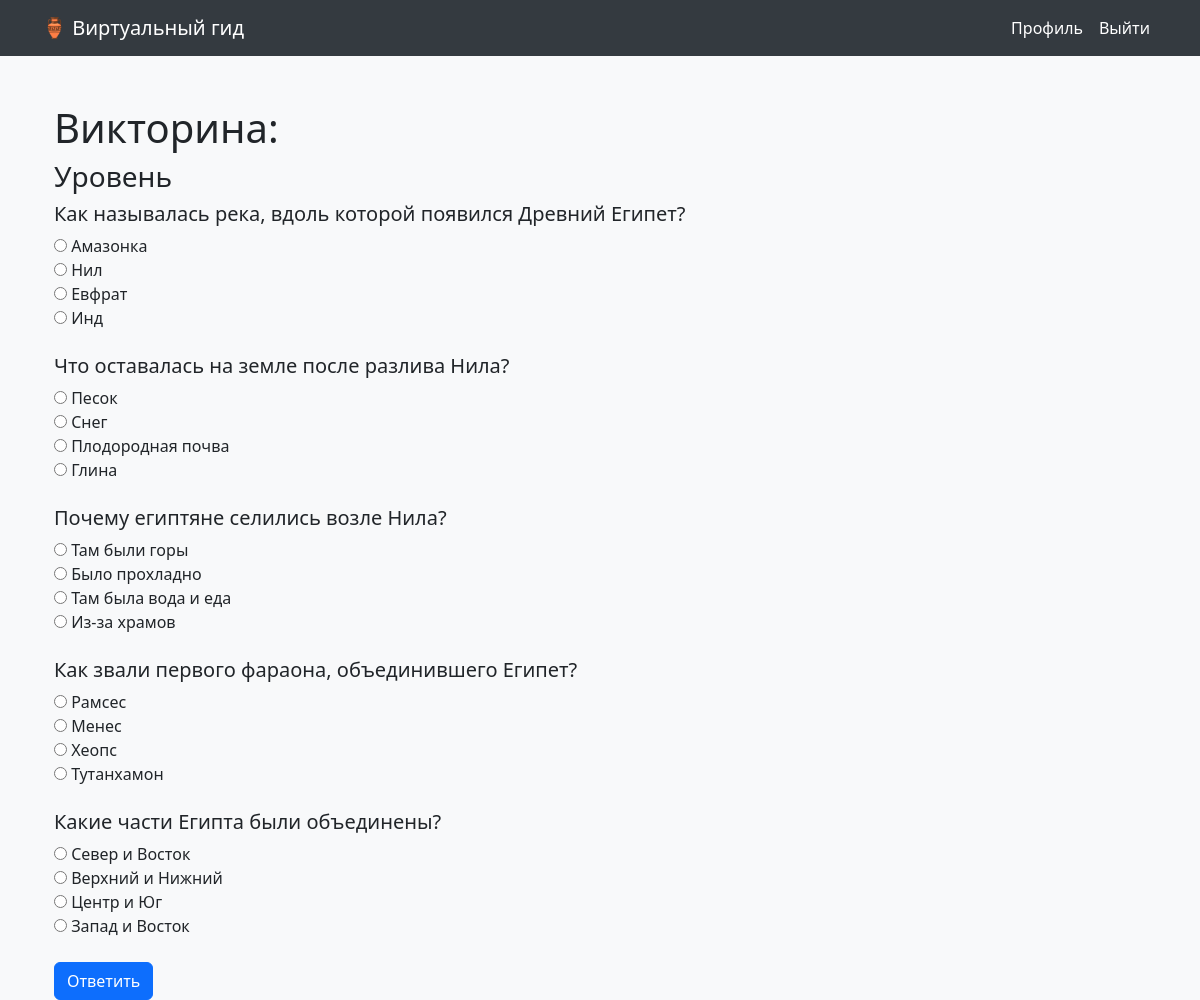
Page /era/1/quiz/ (signed in) on the committed database.
### guide/models.py (models this page shows, shortened)
class QuizQuestion(models.Model):
    lecture = models.ForeignKey(Lecture, on_delete=models.CASCADE, related_name='quiz_questions')
    question = models.CharField(max_length=255, default='')
    option1 = models.CharField(max_length=255, default='')
    option2 = models.CharField(max_length=255, default='')
    option3 = models.CharField(max_length=255, default='')
    option4 = models.CharField(max_length=255, default='')
    correct_answer = models.CharField(max_length=255, default='')

### guide/views.py (the view, shortened to what this page needs)
# urls.py: path('era/<int:pk>/quiz/', views.quiz, name='quiz'),
@login_required
def quiz(request, pk):
    lecture = get_object_or_404(Lecture, pk=pk)
    questions = list(lecture.quiz_questions.all())
    return render(request, 'guide/quiz.html', {
        'lecture': lecture,
        'questions': questions
    })

### guide/templates/guide/quiz.html (shortened to what this page needs)
{% extends 'guide/base.html' %}
{% block content %}
<div class="container mt-5">
    <h1>Викторина: {{ era.name }}</h1>
    <h3>Уровень {{ current_level }}</h3>
    <form method="post">
        {% for question in questions %}
        <div class="mb-4">
            <h5>{{ question.question }}</h5>
            <div>
                <input type="radio" id="option1_{{ forloop.counter }}" name="question_{{ forloop.counter }}" value="{{ question.option1 }}" required>
                <label for="option1_{{ forloop.counter }}">{{ question.option1 }}</label>
            </div>
            <div>
                <input type="radio" id="option2_{{ forloop.counter }}" name="question_{{ forloop.counter }}" value="{{ question.option2 }}">
                <label for="option2_{{ forloop.counter }}">{{ question.option2 }}</label>
            </div>
            <div>
                <input type="radio" id="option3_{{ forloop.counter }}" name="question_{{ forloop.counter }}" value="{{ question.option3 }}">
                <label for="option3_{{ forloop.counter }}">{{ question.option3 }}</label>
            </div>
            <div>
                <input type="radio" id="option4_{{ forloop.counter }}" name="question_{{ forloop.counter }}" value="{{ question.option4 }}">
                <label for="option4_{{ forloop.counter }}">{{ question.option4 }}</label>
            </div>
        </div>
        {% endfor %}
        <button type="submit" class="btn btn-primary">Ответить</button>
    </form>
</div>
{% endblock %}

### guide/templates/guide/base.html (style rules this page uses)
body { background-color: #f8f9fa; }

### rows in the picture
QuizQuestion: question "Как называлась река, вдоль которой появился Древний Египет?", option1 "Амазонка", option2 "Нил", option3 "Евфрат", option4 "Инд"
QuizQuestion: question "Что оставалась на земле после разлива Нила?", option1 "Песок", option2 "Снег", option3 "Плодородная почва", option4 "Глина"
QuizQuestion: question "Почему египтяне селились возле Нила?", option1 "Там были горы", option2 "Было прохладно", option3 "Там была вода и еда", option4 "Из-за храмов"
QuizQuestion: question "Как звали первого фараона, объединившего Египет?", option1 "Рамсес", option2 "Менес", option3 "Хеопс", option4 "Тутанхамон"
QuizQuestion: question "Какие части Египта были объединены?", option1 "Север и Восток", option2 "Верхний и Нижний", option3 "Центр и Юг", option4 "Запад и Восток"
